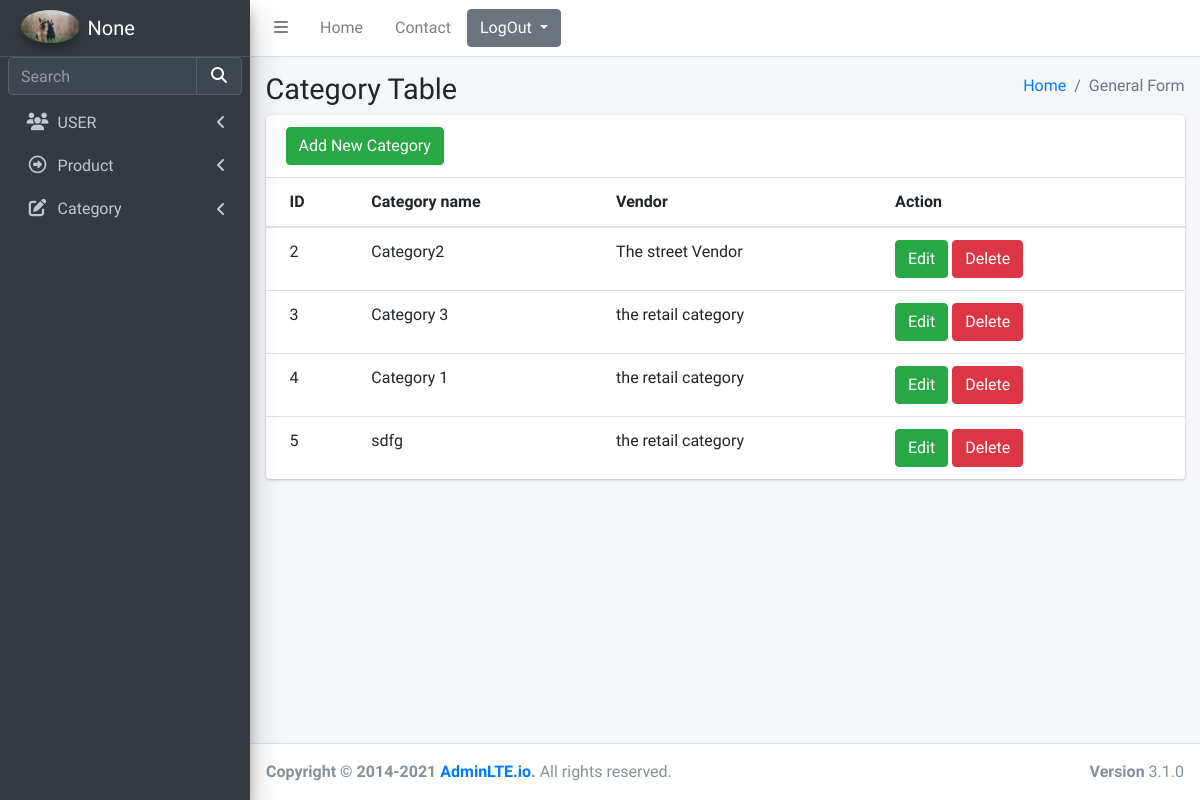
Screenshot of /category/categoryread/ (signed in) with the database file from the repository.
### login/models.py (models this page shows, shortened)
class User(AbstractBaseUser):
    is_email_verified = models.BooleanField(default=False)
    email = models.EmailField(max_length=255, unique=True)
    full_name = models.CharField(max_length=255, blank=True, null=True)
    active = models.BooleanField(default=True)  # can login
    staff = models.BooleanField(default=False)  # staff user non superuser
    admin = models.BooleanField(default=False)  # superuser
    timestamp = models.DateTimeField(auto_now_add=True)
    USERNAME_FIELD = "email"  # username
    REQUIRED_FIELDS = []
    objects = UserManager()
    @property
    def is_active(self):
        return self.active

class UserProfile(models.Model):
    user = models.OneToOneField(User, on_delete=models.CASCADE)
    image = models.ImageField(
        null=True, blank=True, upload_to="pics/", default="pics/default.png"
    )

### category/models.py (models this page shows)
class Category(models.Model):
    name = models.CharField(max_length=40)
    vendor = models.CharField(max_length=40)

### category/views.py (the view)
# urls.py: path("categoryread/", views.show_category, name="categoryread"),
@login_required(login_url="/")
def show_category(request):
    data = Category.objects.all()
    return render(request, "categoryread.html", {"datas": data})

### templates/categoryread.html (shortened to what this page needs)
{%extends "base.html" %} {% load static %}
    {% block csspart %}
  <link rel="stylesheet" href="{% static 'plugins/fontawesome-free/css/all.min.css' %}">
  <link rel="stylesheet" href="{% static 'plugins/datatables-bs4/css/dataTables.bootstrap4.min.css' %}">
  <link rel="stylesheet" href="{% static 'plugins/datatables-responsive/css/responsive.bootstrap4.min.css' %}">
  <link rel="stylesheet" href="{% static 'dist/css/adminlte.min.css' %}">
  </head>
  {% endblock csspart %}
  {%block bodycontent%}
  <body class="hold-transition sidebar-mini">
    <div class="wrapper">
      <div class="content-wrapper">
        <section class="content-header">
          <div class="container-fluid">
            <div class="row mb-2">
              <div class="col-sm-6">
                <h1>Category Table</h1>
              </div>
              <div class="col-sm-6">
                <ol class="breadcrumb float-sm-right">
                  <li class="breadcrumb-item"><a href="#">Home</a></li>
                  <li class="breadcrumb-item active">General Form</li>
                </ol>
              </div>
            </div>
          </div>
    <section class="content">
      <div class="container-fluid">
        <div class="row">
          <div class="col-12">
            <div class="card">
              <div class="card-header">
                <a class="btn btn-success" href="{% url 'category:categoryadd' %}" role="button">Add New Category</a>
              </div>
              <div class="card-body table-responsive p-0">
                <table class="table table-hover text-nowrap">
                  <thead>
                  <tr>
                    <th>ID</th>
                    <th>Category name</th>
                    <th>Vendor</th>
                    <th>Action</th>
                  </tr>
                  </thead>
                  <tbody>
                  {% for data in datas %}
                  <tr>
                    <td>{{data.id}}</td>
                    <td>{{data.name}}</td>
                    <td>{{data.vendor}}</td>
                    <td>
                      <a class="btn btn-success" href="{% url 'category:updatecategory' data.id %}"
                        role="button">Edit</a>
                      <form action="{% url 'category:deletecategory' data.id %}" method="POST" class=d-inline>
                        <input type="submit" class="btn btn-danger" value="Delete">
                      </form>
                    </td>
                  </tr>
                  {% endfor %}
                  </tbody>
                </table>
              </div>
            </div>
          </div>
        </div>
      </div>
    </section>
    </div>
    {%endblock bodycontent%}

### templates/base.html (shortened to what this page needs)
<!DOCTYPE html>
<html lang="en">
{% load static %}
<head>
  {% block csspart %}{% endblock csspart %}
</head>
{% block nav%}
<div class="wrapper">
  <nav class="main-header navbar navbar-expand navbar-white navbar-light">
    <ul class="navbar-nav">
      <li class="nav-item">
        <a class="nav-link" data-widget="pushmenu" href="#" role="button"><i class="fas fa-bars"></i></a>
      </li>
      <li class="nav-item d-none d-sm-inline-block">
        <a href="index3.html" class="nav-link">Home</a>
      </li>
      <li class="nav-item d-none d-sm-inline-block">
        <a href="#" class="nav-link">Contact</a>
      </li>
    </ul>
    <div class="dropdown">
      <button class="btn btn-secondary dropdown-toggle" type="button" id="dropdownMenuButton" data-toggle="dropdown"
        aria-haspopup="true" aria-expanded="false">
        LogOut
      </button>
    </div>
  </nav>
  <aside class="main-sidebar sidebar-dark-primary elevation-4">
    <a href="{% url 'login:dashboard'  %}" class="brand-link">
      <img src="{{ user.userprofile.image.url }}" alt="AdminLTE Logo" class="brand-image img-circle elevation-3"
        style="opacity: 0.8" />
      <span class="brand-text font-weight-light">{{user.full_name}}</span>
    </a>
    <div class="sidebar">
      <div class="form-inline">
        <div class="input-group" data-widget="sidebar-search">
          <input class="form-control form-control-sidebar" type="search" placeholder="Search" aria-label="Search" />
          <div class="input-group-append">
            <button class="btn btn-sidebar">
              <i class="fas fa-search fa-fw"></i>
            </button>
          </div>
        </div>
      </div>
      <nav class="mt-2">
        <ul class="nav nav-pills nav-sidebar flex-column" data-widget="treeview" role="menu" data-accordion="false">
          <li class="nav-item">
            <a href="#" class="nav-link">
              <i class="nav-icon fas fa-users"></i>
              <p>
                USER
                <i class="fas fa-angle-left right"></i>
              </p>
            </a>
          </li>
          <li class="nav-item">
            <a href="#" class="nav-link">
              <i class="nav-icon far fa-arrow-alt-circle-right"></i>
              <p>
                Product
                <i class="fas fa-angle-left right"></i>
              </p>
            </a>
          </li>
          <li class="nav-item">
            <a href="#" class="nav-link">
              <i class="nav-icon fas fa-edit"></i>
              <p>
                Category
                <i class="fas fa-angle-left right"></i>
              </p>
            </a>
          </li>
        </ul>
      </nav>
    </div>
  </aside>
  {% endblock nav%}
  {% block bodycontent%}
  {% endblock bodycontent%}
  <footer class="main-footer">
    <strong>Copyright &copy; 2014-2021
      <a href="https://adminlte.io">AdminLTE.io</a>.</strong>
    All rights reserved.
    <div class="float-right d-none d-sm-inline-block">
      <b>Version</b> 3.1.0
    </div>
  </footer>
</div>
</body>
</html>

### rows the page displays
User: userprofile.image (picture), full_name "None"
Category: id "2", name "Category2", vendor "The street Vendor"
Category: id "3", name "Category 3", vendor "the retail category"
Category: id "4", name "Category 1", vendor "the retail category"
Category: id "5", name "sdfg", vendor "the retail category"
